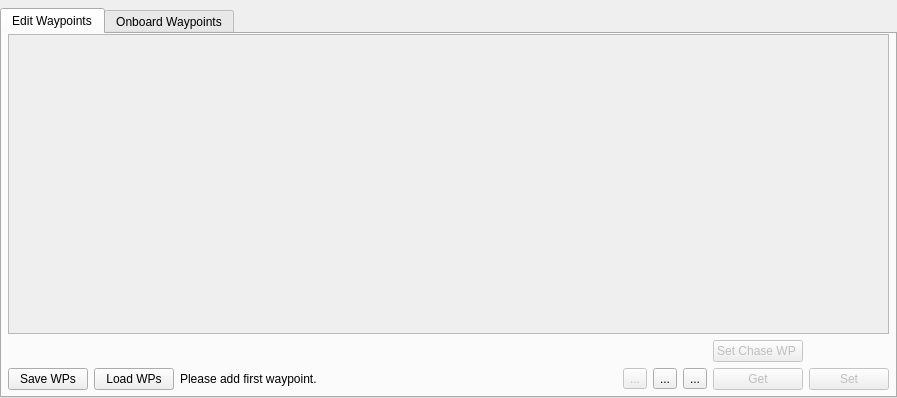
<?xml version="1.0" encoding="UTF-8"?>
<ui version="4.0">
 <class>WaypointList</class>
 <widget class="QWidget" name="WaypointList">
  <property name="geometry">
   <rect>
    <x>0</x>
    <y>0</y>
    <width>897</width>
    <height>398</height>
   </rect>
  </property>
  <property name="minimumSize">
   <size>
    <width>100</width>
    <height>120</height>
   </size>
  </property>
  <property name="windowTitle">
   <string>Form</string>
  </property>
  <layout class="QGridLayout" name="gridLayout">
   <property name="leftMargin">
    <number>0</number>
   </property>
   <property name="topMargin">
    <number>8</number>
   </property>
   <property name="rightMargin">
    <number>0</number>
   </property>
   <property name="bottomMargin">
    <number>0</number>
   </property>
   <property name="spacing">
    <number>0</number>
   </property>
   <item row="0" column="0">
    <widget class="QTabWidget" name="tabWidget">
     <property name="enabled">
      <bool>true</bool>
     </property>
     <property name="currentIndex">
      <number>0</number>
     </property>
     <widget class="QWidget" name="editTab">
      <attribute name="title">
       <string>Edit Waypoints</string>
      </attribute>
      <layout class="QGridLayout" name="gridLayout_2">
       <property name="leftMargin">
        <number>6</number>
       </property>
       <property name="topMargin">
        <number>0</number>
       </property>
       <property name="rightMargin">
        <number>6</number>
       </property>
       <property name="bottomMargin">
        <number>6</number>
       </property>
       <property name="spacing">
        <number>6</number>
       </property>
       <item row="2" column="1">
        <widget class="QPushButton" name="loadButton">
         <property name="toolTip">
          <string>Load waypoints from a file on the local harddisk. Does not load the waypoints on the MAV.</string>
         </property>
         <property name="statusTip">
          <string>Load waypoints from a file on the local harddisk. Does not load the waypoints on the MAV.</string>
         </property>
         <property name="whatsThis">
          <string>Load waypoints from a file on the local harddisk. Does not load the waypoints on the MAV.</string>
         </property>
         <property name="text">
          <string>Load WPs</string>
         </property>
        </widget>
       </item>
       <item row="2" column="6">
        <widget class="QToolButton" name="addButton">
         <property name="toolTip">
          <string>Add a new waypoint to this list. Transmit via write to the MAV.</string>
         </property>
         <property name="statusTip">
          <string>Add a new waypoint to this list. Transmit via write to the MAV.</string>
         </property>
         <property name="whatsThis">
          <string>Add a new waypoint to this list. Transmit via write to the MAV.</string>
         </property>
         <property name="text">
          <string>...</string>
         </property>
         <property name="icon">
          <iconset resource="../../qgroundcontrol.qrc">
           <normaloff>:/res/PlusSign</normaloff>:/res/PlusSign</iconset>
         </property>
        </widget>
       </item>
       <item row="2" column="3">
        <spacer name="horizontalSpacer">
         <property name="orientation">
          <enum>Qt::Horizontal</enum>
         </property>
         <property name="sizeHint" stdset="0">
          <size>
           <width>127</width>
           <height>20</height>
          </size>
         </property>
        </spacer>
       </item>
       <item row="2" column="0">
        <widget class="QPushButton" name="saveButton">
         <property name="toolTip">
          <string>Save waypoints to a file on the local harddisk. Does not save them on the MAV.</string>
         </property>
         <property name="statusTip">
          <string>Save waypoints to a file on the local harddisk. Does not save them on the MAV.</string>
         </property>
         <property name="whatsThis">
          <string>Save waypoints to a file on the local harddisk. Does not save them on the MAV.</string>
         </property>
         <property name="text">
          <string>Save WPs</string>
         </property>
        </widget>
       </item>
       <item row="2" column="2">
        <widget class="QLabel" name="statusLabel">
         <property name="toolTip">
          <string>The current waypoint transmission status</string>
         </property>
         <property name="statusTip">
          <string>The current waypoint transmission status</string>
         </property>
         <property name="whatsThis">
          <string>The current waypoint transmission status</string>
         </property>
         <property name="text">
          <string>Please add first waypoint.</string>
         </property>
        </widget>
       </item>
       <item row="0" column="0" colspan="10">
        <widget class="QScrollArea" name="scrollArea">
         <property name="widgetResizable">
          <bool>true</bool>
         </property>
         <widget class="QWidget" name="scrollAreaWidgetContents">
          <property name="geometry">
           <rect>
            <x>0</x>
            <y>0</y>
            <width>877</width>
            <height>298</height>
           </rect>
          </property>
          <layout class="QVBoxLayout" name="verticalLayout_2">
           <item>
            <widget class="QWidget" name="editableListWidget" native="true">
             <property name="toolTip">
              <string>Waypoint list. The list is empty until you issue a read command or add waypoints.</string>
             </property>
             <property name="statusTip">
              <string>Waypoint list. The list is empty until you issue a read command or add waypoints.</string>
             </property>
             <property name="whatsThis">
              <string>Waypoint list. The list is empty until you issue a read command or add waypoints.</string>
             </property>
            </widget>
           </item>
          </layout>
         </widget>
        </widget>
       </item>
       <item row="2" column="5">
        <widget class="QToolButton" name="positionAddButton">
         <property name="enabled">
          <bool>false</bool>
         </property>
         <property name="toolTip">
          <string>Set the current vehicle position as new waypoint</string>
         </property>
         <property name="statusTip">
          <string>Set the current vehicle position as new waypoint</string>
         </property>
         <property name="whatsThis">
          <string>Set the current vehicle position as new waypoint</string>
         </property>
         <property name="text">
          <string>...</string>
         </property>
         <property name="icon">
          <iconset resource="../../qgroundcontrol.qrc">
           <normaloff>:/res/BottomArrow</normaloff>:/res/BottomArrow</iconset>
         </property>
        </widget>
       </item>
       <item row="2" column="9">
        <widget class="QPushButton" name="transmitButton">
         <property name="enabled">
          <bool>false</bool>
         </property>
         <property name="toolTip">
          <string>Transmit all waypoints on this list to the MAV.</string>
         </property>
         <property name="statusTip">
          <string>Transmit all waypoints on this list to the MAV.</string>
         </property>
         <property name="whatsThis">
          <string>Transmit all waypoints on this list to the MAV.</string>
         </property>
         <property name="text">
          <string>Set</string>
         </property>
        </widget>
       </item>
       <item row="2" column="7">
        <widget class="QToolButton" name="clearWPListButton">
         <property name="toolTip">
          <string>Delete all waypoints from this list. You have to click write to clear the list on the MAV as well.</string>
         </property>
         <property name="statusTip">
          <string>Delete all waypoints from this list. You have to click write to clear the list on the MAV as well.</string>
         </property>
         <property name="whatsThis">
          <string>Delete all waypoints from this list. You have to click write to clear the list on the MAV as well.</string>
         </property>
         <property name="text">
          <string>...</string>
         </property>
         <property name="icon">
          <iconset resource="../../qgroundcontrol.qrc">
           <normaloff>:/res/Kill</normaloff>:/res/Kill</iconset>
         </property>
        </widget>
       </item>
       <item row="2" column="8">
        <widget class="QPushButton" name="readButton">
         <property name="enabled">
          <bool>false</bool>
         </property>
         <property name="toolTip">
          <string>Read all waypoints from the MAV. Clears the list on this computer.</string>
         </property>
         <property name="statusTip">
          <string>Read all waypoints from the MAV. Clears the list on this computer.</string>
         </property>
         <property name="whatsThis">
          <string>Read all waypoints from the MAV. Clears the list on this computer.</string>
         </property>
         <property name="text">
          <string>Get</string>
         </property>
        </widget>
       </item>
       <item row="1" column="8">
        <widget class="QPushButton" name="transmitLeaderTrajButton">
         <property name="enabled">
          <bool>false</bool>
         </property>
         <property name="toolTip">
          <string>Transmit waypoint to the follower MAV.</string>
         </property>
         <property name="statusTip">
          <string>Transmit waypoint to the follower MAV.</string>
         </property>
         <property name="whatsThis">
          <string>Transmit waypoint to the follower MAV.</string>
         </property>
         <property name="text">
          <string>Set Chase WP </string>
         </property>
        </widget>
       </item>
      </layout>
     </widget>
     <widget class="QWidget" name="viewTab">
      <attribute name="title">
       <string>Onboard Waypoints</string>
      </attribute>
      <layout class="QGridLayout" name="gridLayout_3">
       <property name="leftMargin">
        <number>6</number>
       </property>
       <property name="topMargin">
        <number>0</number>
       </property>
       <property name="rightMargin">
        <number>6</number>
       </property>
       <property name="bottomMargin">
        <number>6</number>
       </property>
       <item row="0" column="0" colspan="3">
        <widget class="QScrollArea" name="readOnlyScrollArea">
         <property name="widgetResizable">
          <bool>true</bool>
         </property>
         <widget class="QWidget" name="scrollAreaWidgetContents_2">
          <property name="geometry">
           <rect>
            <x>0</x>
            <y>0</y>
            <width>877</width>
            <height>326</height>
           </rect>
          </property>
          <property name="autoFillBackground">
           <bool>true</bool>
          </property>
          <layout class="QVBoxLayout" name="verticalLayout">
           <item>
            <widget class="QWidget" name="viewOnlyListWidget" native="true">
             <property name="enabled">
              <bool>true</bool>
             </property>
             <property name="maximumSize">
              <size>
               <width>16777215</width>
               <height>16777215</height>
              </size>
             </property>
            </widget>
           </item>
          </layout>
         </widget>
        </widget>
       </item>
       <item row="1" column="0">
        <widget class="QLabel" name="viewStatusLabel">
         <property name="text">
          <string/>
         </property>
        </widget>
       </item>
       <item row="1" column="1">
        <spacer name="horizontalSpacer_2">
         <property name="orientation">
          <enum>Qt::Horizontal</enum>
         </property>
         <property name="sizeHint" stdset="0">
          <size>
           <width>714</width>
           <height>20</height>
          </size>
         </property>
        </spacer>
       </item>
       <item row="1" column="2">
        <widget class="QPushButton" name="refreshButton">
         <property name="enabled">
          <bool>false</bool>
         </property>
         <property name="toolTip">
          <string>Read all waypoints from the MAV and display in View tab..</string>
         </property>
         <property name="statusTip">
          <string>Read all waypoints from the MAV and display in View tab..</string>
         </property>
         <property name="whatsThis">
          <string>Read all waypoints from the MAV and display in View tab.</string>
         </property>
         <property name="text">
          <string>Refresh</string>
         </property>
         <property name="icon">
          <iconset resource="../../qgroundcontrol.qrc">
           <normaloff>:/res/JumpArrow</normaloff>:/res/JumpArrow</iconset>
         </property>
        </widget>
       </item>
      </layout>
     </widget>
    </widget>
   </item>
  </layout>
  <action name="actionAddWaypoint">
   <property name="text">
    <string>Add Waypoint</string>
   </property>
   <property name="toolTip">
    <string>Add a new waypoint to the end of the list</string>
   </property>
  </action>
  <action name="actionTransmit">
   <property name="text">
    <string>Transmit</string>
   </property>
   <property name="toolTip">
    <string>Transmit waypoints to unmanned system</string>
   </property>
  </action>
  <action name="actionRead">
   <property name="text">
    <string>Read</string>
   </property>
  </action>
 </widget>
 <resources>
  <include location="../../qgroundcontrol.qrc"/>
 </resources>
 <connections/>
</ui>
